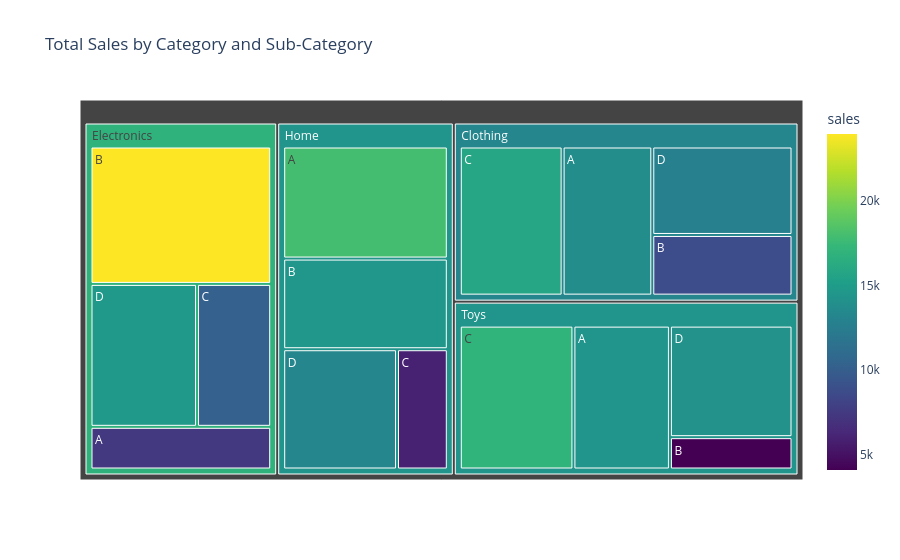
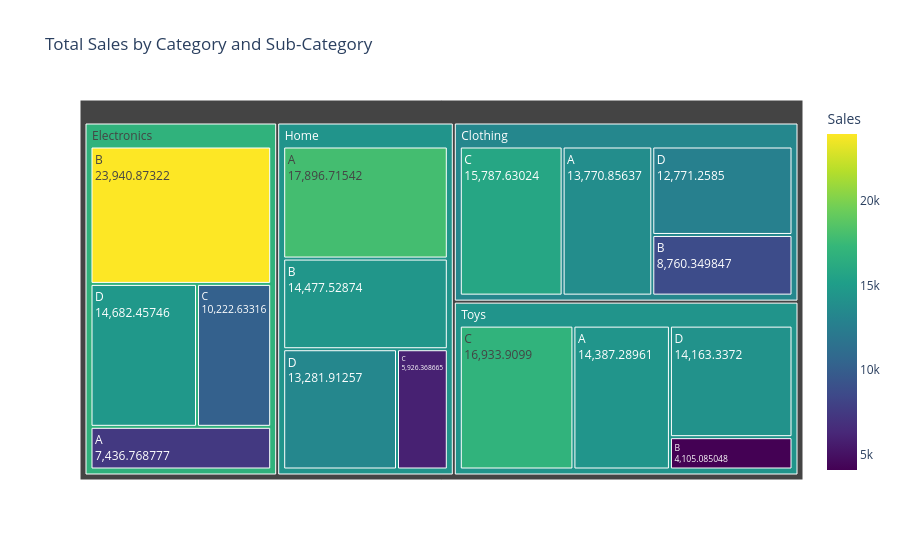

Notebook source saved alongside these figures, in order:
### Code cell
# Example 9: Hierarchical Sales Data (Treemap)
import pandas as pd
import numpy as np
from plot_agent.agent import PlotAgent


df = pd.DataFrame({
    "category": np.random.choice(["Electronics", "Clothing", "Home", "Toys"], 200),
    "sub_category": np.random.choice(["A", "B", "C", "D"], 200),
    "sales": np.random.uniform(100, 2000, 200)
})

agent = PlotAgent()
agent.set_df(df)

# Initial plot
response = agent.process_message(
    "Build a treemap of total sales by category and sub-category."
)
fig = agent.get_figure()
fig.show()

# Follow-up iteration
response = agent.process_message(
    "Use a continuous color scale mapped to sales, add labels showing both category and total, and include a colorbar."
)
fig = agent.get_figure()
fig.show()

### Figure 1 — Plotly figure (JSON) as saved in the notebook; plotly's stock layout.template omitted (floating-point values rounded to 4 significant figures)
{"data": [{"branchvalues": "total", "customdata": [[13770.0], [8760.0], [15790.0], [12770.0], [7437.0], [23940.0], [10220.0], [14680.0], [17900.0], [14480.0], [5926.0], [13280.0], [14390.0], [4105.0], [16930.0], [14160.0], [13290.0], [16850.0], [14370.0], [14340.0]], "domain": {"x": [0.0, 1.0], "y": [0.0, 1.0]}, "hovertemplate": "labels=%{label}<br>sales_sum=%{value}<br>parent=%{parent}<br>id=%{id}<br>sales=%{color}<extra></extra>", "ids": ["Clothing/A", "Clothing/B", "Clothing/C", "Clothing/D", "Electronics/A", "Electronics/B", "Electronics/C", "Electronics/D", "Home/A", "Home/B", "Home/C", "Home/D", "Toys/A", "Toys/B", "Toys/C", "Toys/D", "Clothing", "Electronics", "Home", "Toys"], "labels": ["A", "B", "C", "D", "A", "B", "C", "D", "A", "B", "C", "D", "A", "B", "C", "D", "Clothing", "Electronics", "Home", "Toys"], "marker": {"coloraxis": "coloraxis", "colors": [13770.0, 8760.0, 15790.0, 12770.0, 7437.0, 23940.0, 10220.0, 14680.0, 17900.0, 14480.0, 5926.0, 13280.0, 14390.0, 4105.0, 16930.0, 14160.0, 13290.0, 16850.0, 14370.0, 14340.0]}, "name": "", "parents": ["Clothing", "Clothing", "Clothing", "Clothing", "Electronics", "Electronics", "Electronics", "Electronics", "Home", "Home", "Home", "Home", "Toys", "Toys", "Toys", "Toys", "", "", "", ""], "type": "treemap", "values": [13770.0, 8760.0, 15790.0, 12770.0, 7437.0, 23940.0, 10220.0, 14680.0, 17900.0, 14480.0, 5926.0, 13280.0, 14390.0, 4105.0, 16930.0, 14160.0, 51090.0, 56280.0, 51580.0, 49590.0]}], "layout": {"coloraxis": {"colorbar": {"title": {"text": "sales"}}, "colorscale": [[0.0, "#440154"], [0.1111, "#482878"], [0.2222, "#3e4989"], [0.3333, "#31688e"], [0.4444, "#26828e"], [0.5556, "#1f9e89"], [0.6667, "#35b779"], [0.7778, "#6ece58"], [0.8889, "#b5de2b"], [1.0, "#fde725"]]}, "legend": {"tracegroupgap": 0}, "title": {"text": "Total Sales by Category and Sub-Category"}}}

### Figure 2 — Plotly figure (JSON) as saved in the notebook; plotly's stock layout.template omitted (floating-point values rounded to 4 significant figures)
{"data": [{"branchvalues": "total", "customdata": [["Clothing", 13770.0], ["Clothing", 8760.0], ["Clothing", 15790.0], ["Clothing", 12770.0], ["Electronics", 7437.0], ["Electronics", 23940.0], ["Electronics", 10220.0], ["Electronics", 14680.0], ["Home", 17900.0], ["Home", 14480.0], ["Home", 5926.0], ["Home", 13280.0], ["Toys", 14390.0], ["Toys", 4105.0], ["Toys", 16930.0], ["Toys", 14160.0], ["Clothing", 13290.0], ["Electronics", 16850.0], ["Home", 14370.0], ["Toys", 14340.0]], "domain": {"x": [0.0, 1.0], "y": [0.0, 1.0]}, "hovertemplate": "labels=%{label}<br>sales_sum=%{value}<br>parent=%{parent}<br>id=%{id}<br>category=%{customdata[0]}<br>Total Sales=%{color}<extra></extra>", "ids": ["Clothing/A", "Clothing/B", "Clothing/C", "Clothing/D", "Electronics/A", "Electronics/B", "Electronics/C", "Electronics/D", "Home/A", "Home/B", "Home/C", "Home/D", "Toys/A", "Toys/B", "Toys/C", "Toys/D", "Clothing", "Electronics", "Home", "Toys"], "labels": ["A", "B", "C", "D", "A", "B", "C", "D", "A", "B", "C", "D", "A", "B", "C", "D", "Clothing", "Electronics", "Home", "Toys"], "marker": {"coloraxis": "coloraxis", "colors": [13770.0, 8760.0, 15790.0, 12770.0, 7437.0, 23940.0, 10220.0, 14680.0, 17900.0, 14480.0, 5926.0, 13280.0, 14390.0, 4105.0, 16930.0, 14160.0, 13290.0, 16850.0, 14370.0, 14340.0]}, "name": "", "parents": ["Clothing", "Clothing", "Clothing", "Clothing", "Electronics", "Electronics", "Electronics", "Electronics", "Home", "Home", "Home", "Home", "Toys", "Toys", "Toys", "Toys", "", "", "", ""], "textfont": {"size": 12}, "textinfo": "label+value", "type": "treemap", "values": [13770.0, 8760.0, 15790.0, 12770.0, 7437.0, 23940.0, 10220.0, 14680.0, 17900.0, 14480.0, 5926.0, 13280.0, 14390.0, 4105.0, 16930.0, 14160.0, 51090.0, 56280.0, 51580.0, 49590.0]}], "layout": {"coloraxis": {"colorbar": {"title": {"text": "Sales"}}, "colorscale": [[0.0, "#440154"], [0.1111, "#482878"], [0.2222, "#3e4989"], [0.3333, "#31688e"], [0.4444, "#26828e"], [0.5556, "#1f9e89"], [0.6667, "#35b779"], [0.7778, "#6ece58"], [0.8889, "#b5de2b"], [1.0, "#fde725"]]}, "legend": {"tracegroupgap": 0}, "title": {"text": "Total Sales by Category and Sub-Category"}}}
